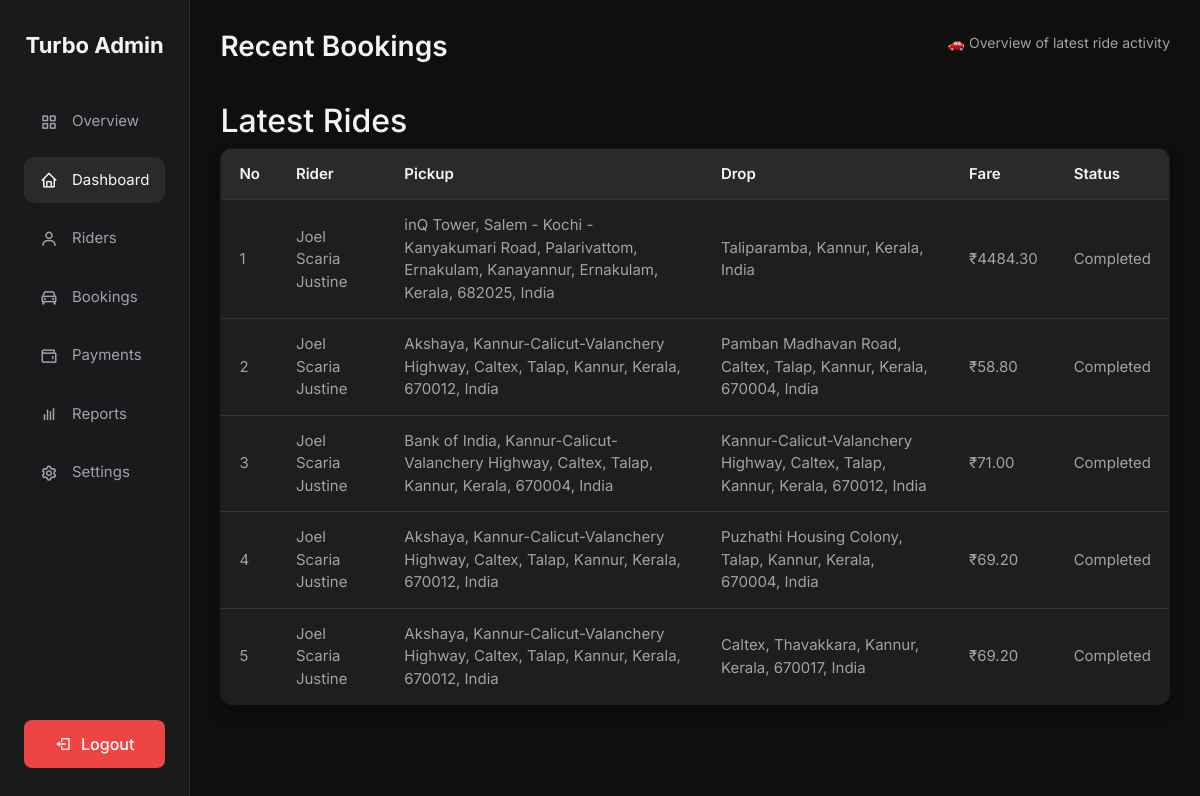
/adminpages/dashboard/ (signed in), run on the app's committed database.
### riderpages/models.py (models this page shows, shortened)
class Ride(models.Model):
    user = models.ForeignKey(
        settings.AUTH_USER_MODEL,
        on_delete=models.CASCADE,
        related_name='rides_as_rider'
    )
    pickup_location = models.CharField(max_length=255)
    drop_location = models.CharField(max_length=255)
    pickup_lat = models.DecimalField(max_digits=9, decimal_places=6, null=True, blank=True)
    pickup_lng = models.DecimalField(max_digits=9, decimal_places=6, null=True, blank=True)
    drop_lat = models.DecimalField(max_digits=9, decimal_places=6, null=True, blank=True)
    drop_lng = models.DecimalField(max_digits=9, decimal_places=6, null=True, blank=True)
    car_type = models.CharField(max_length=10, choices=CAR_CHOICES)
    distance = models.DecimalField(max_digits=10, decimal_places=2, null=True, blank=True)
    fare = models.DecimalField(max_digits=10, decimal_places=2, null=True, blank=True)
    transaction_id = models.CharField(max_length=100, null=True, blank=True)
    driver = models.ForeignKey(
        'driverpages.DriverProfile',
        on_delete=models.SET_NULL,
        related_name='rides_as_driver',
        null=True,
        blank=True
    )
    payment_method = models.CharField(
        max_length=20,
        choices=PAYMENT_METHOD_CHOICES,
        null=True,
        blank=True
    )
    payment_status = models.CharField(max_length=10, choices=PAYMENT_STATUS_CHOICES, default='UNPAID', db_index=True)
    paid_at = models.DateTimeField(null=True, blank=True)
    status = models.CharField(max_length=20, choices=STATUS_CHOICES, default='PENDING', db_index=True)
    otp_verified = models.BooleanField(default=False)
    accepted_at = models.DateTimeField(null=True, blank=True)
    arrived_at = models.DateTimeField(null=True, blank=True)
    started_at = models.DateTimeField(null=True, blank=True)
    completed_at = models.DateTimeField(null=True, blank=True)
    created_at = models.DateTimeField(auto_now_add=True, db_index=True)
    updated_at = models.DateTimeField(auto_now=True)
    class Meta:
        ordering = ['-created_at']
        indexes = [models.Index(fields=['driver', 'status']), models.Index(fields=['user', 'status'])]

### account/models.py (models this page shows, shortened)
class CustomUser(AbstractUser):
    ROLE_CHOICES = [
        ('driver', 'Driver'),
        ('rider', 'Rider'),
        ('admin', 'Admin'),
    ]
    full_name = models.CharField(max_length=100)
    email = models.EmailField(unique=True)
    role = models.CharField(max_length=10, choices=ROLE_CHOICES)
    phone = models.CharField(max_length=10, default="9999999999")
    email_verified = models.BooleanField(default=False)
    google_sub = models.CharField(max_length=255, unique=True, null=True, blank=True)
    USERNAME_FIELD = 'email'
    REQUIRED_FIELDS = ['username', 'full_name', 'role']

### adminpages/views.py (the view)
# urls.py: path('dashboard/', views.dashboard, name='dashboard'),
@admin_required
def dashboard(request):
    recent_rides = Ride.objects.select_related('user').order_by('-created_at')[:5]
    return render(request, 'adminpages/dashboard.html', {'recent_rides': recent_rides})

### turbo/context_processors.py (called while the page is built)
def google_signin(request):
    return {
        'GOOGLE_CLIENT_ID': getattr(settings, 'GOOGLE_OAUTH_CLIENT_ID', ''),
        'GOOGLE_SITE_VERIFICATION': getattr(settings, 'GOOGLE_SITE_VERIFICATION', ''),
    }

### templates/adminpages/dashboard.html
{% extends 'adminpages/base.html' %}
{% block content %}
  <div class="main">
    <div class="header">
      <h1>Recent Bookings</h1>
      <p>🚗 Overview of latest ride activity</p>
    </div>
    <div class="dashboard-section">
      <h2>Latest Rides</h2>
      <table>
        <thead>
          <tr>
            <th>No</th>
            <th>Rider</th>
            <th>Pickup</th>
            <th>Drop</th>
            <th>Fare</th>
            <th>Status</th>
          </tr>
        </thead>
        <tbody>
          {% for ride in recent_rides %}
          <tr>
            <td>{{ forloop.counter }}</td>
            <td>{{ ride.user.full_name }}</td>
            <td>{{ ride.pickup_location }}</td>
            <td>{{ ride.drop_location }}</td>
            <td>₹{{ ride.fare|default_if_none:0|floatformat:2 }}</td>
            <td class="status-{{ ride.status|lower }}">{{ ride.get_status_display }}</td>
          </tr>
          {% empty %}
          <tr class="empty-row">
            <td colspan="6">No recent bookings found.</td>
          </tr>
          {% endfor %}
        </tbody>
      </table>
    </div>
  </div>
{% endblock %}

### static/adminpages/css/style.css (style rules this page uses)
:root { --bg-dark: #0f0f0f; --bg-sidebar: #1a1a1c; --card-bg: #1e1e1e; --text-light: #f5f5f7; --text-muted: #a1a1aa; --accent: #3b82f6; --danger: #ef4444; --hover-bg: #2a2a2c; --border: #2d2d2f; --green: #10b981; --orange: #f59e0b; --blue: #3b82f6; }
* { margin: 0; padding: 0; box-sizing: border-box; }
body { font-family: 'Inter', sans-serif; display: flex; height: 100vh; background-color: var(--bg-dark); color: var(--text-light); }
.main { flex-grow: 1; padding: 30px; overflow-y: auto; background-color: var(--bg-dark); }
.header { display: flex; justify-content: space-between; align-items: center; margin-bottom: 30px; }
.header h1 { font-size: 28px; font-weight: 600; color: var(--text-light); }
.header p { font-size: 14px; color: var(--text-muted); }
table { width: 100%; border-collapse: collapse; background: var(--card-bg); border-radius: 12px; overflow: hidden; box-shadow: 0 8px 16px rgba(0, 0, 0, 0.25); border: 1px solid var(--border); }
thead { background-color: var(--hover-bg); color: var(--text-light); }
th, td { padding: 14px 18px; text-align: left; font-size: 15px; border-bottom: 1px solid #353535; }
th { color: var(--text-light); font-weight: 600; }
td { color: var(--text-muted); }

### data on the page
Ride: user.full_name "Joel Scaria Justine", pickup_location "inQ Tower, Salem - Kochi - Kanyakumari Road, Palarivattom, Ernakulam, Kanayannur, Ernakulam, Kerala, 682025, India", drop_location "Taliparamba, Kannur, Kerala, India", fare "4484.30", status "Completed"
Ride: user.full_name "Joel Scaria Justine", pickup_location "Akshaya, Kannur-Calicut-Valanchery Highway, Caltex, Talap, Kannur, Kerala, 670012, India", drop_location "Pamban Madhavan Road, Caltex, Talap, Kannur, Kerala, 670004, India", fare "58.80", status "Completed"
Ride: user.full_name "Joel Scaria Justine", pickup_location "Bank of India, Kannur-Calicut-Valanchery Highway, Caltex, Talap, Kannur, Kerala, 670004, India", drop_location "Kannur-Calicut-Valanchery Highway, Caltex, Talap, Kannur, Kerala, 670012, India", fare "71.00", status "Completed"
Ride: user.full_name "Joel Scaria Justine", pickup_location "Akshaya, Kannur-Calicut-Valanchery Highway, Caltex, Talap, Kannur, Kerala, 670012, India", drop_location "Puzhathi Housing Colony, Talap, Kannur, Kerala, 670004, India", fare "69.20", status "Completed"
Ride: user.full_name "Joel Scaria Justine", pickup_location "Akshaya, Kannur-Calicut-Valanchery Highway, Caltex, Talap, Kannur, Kerala, 670012, India", drop_location "Caltex, Thavakkara, Kannur, Kerala, 670017, India", fare "69.20", status "Completed"
